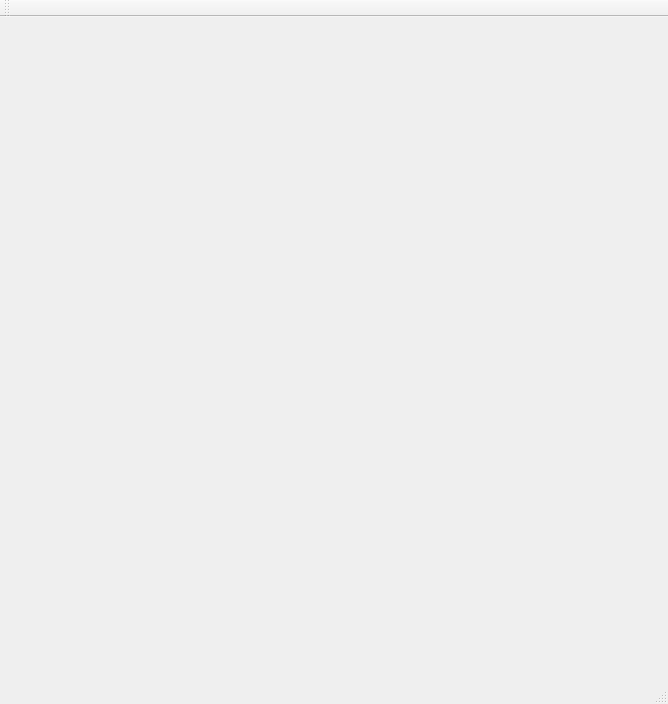
<?xml version="1.0" encoding="UTF-8"?>
<ui version="4.0">
 <class>SudokuClass</class>
 <widget class="QMainWindow" name="SudokuClass">
  <property name="geometry">
   <rect>
    <x>0</x>
    <y>0</y>
    <width>668</width>
    <height>704</height>
   </rect>
  </property>
  <property name="windowTitle">
   <string>Sudoku</string>
  </property>
  <widget class="QWidget" name="centralWidget"/>
  <widget class="QMenuBar" name="menuBar">
   <property name="geometry">
    <rect>
     <x>0</x>
     <y>0</y>
     <width>668</width>
     <height>22</height>
    </rect>
   </property>
  </widget>
  <widget class="QToolBar" name="mainToolBar">
   <attribute name="toolBarArea">
    <enum>TopToolBarArea</enum>
   </attribute>
   <attribute name="toolBarBreak">
    <bool>false</bool>
   </attribute>
  </widget>
  <widget class="QStatusBar" name="statusBar"/>
 </widget>
 <layoutdefault spacing="6" margin="11"/>
 <resources>
  <include location="Sudoku.qrc"/>
 </resources>
 <connections/>
</ui>
